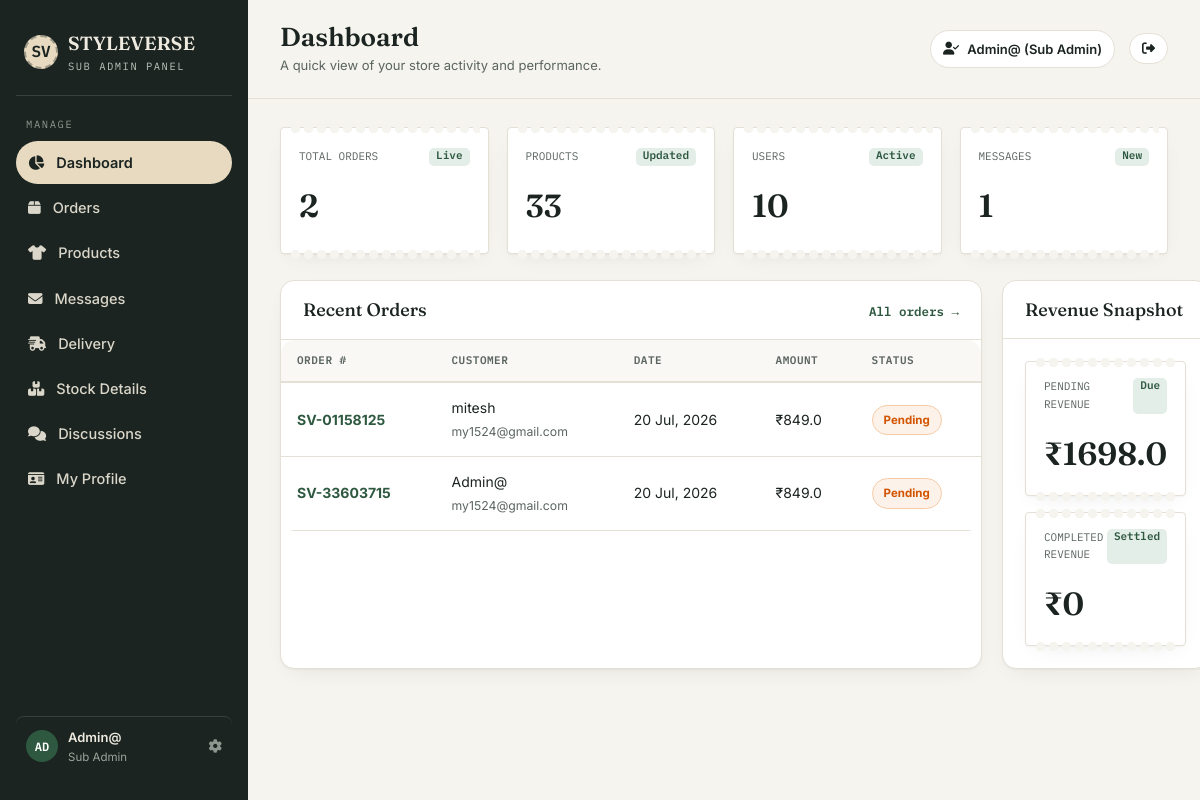
Page /admin-panel/ (signed in) on the earlier database version.
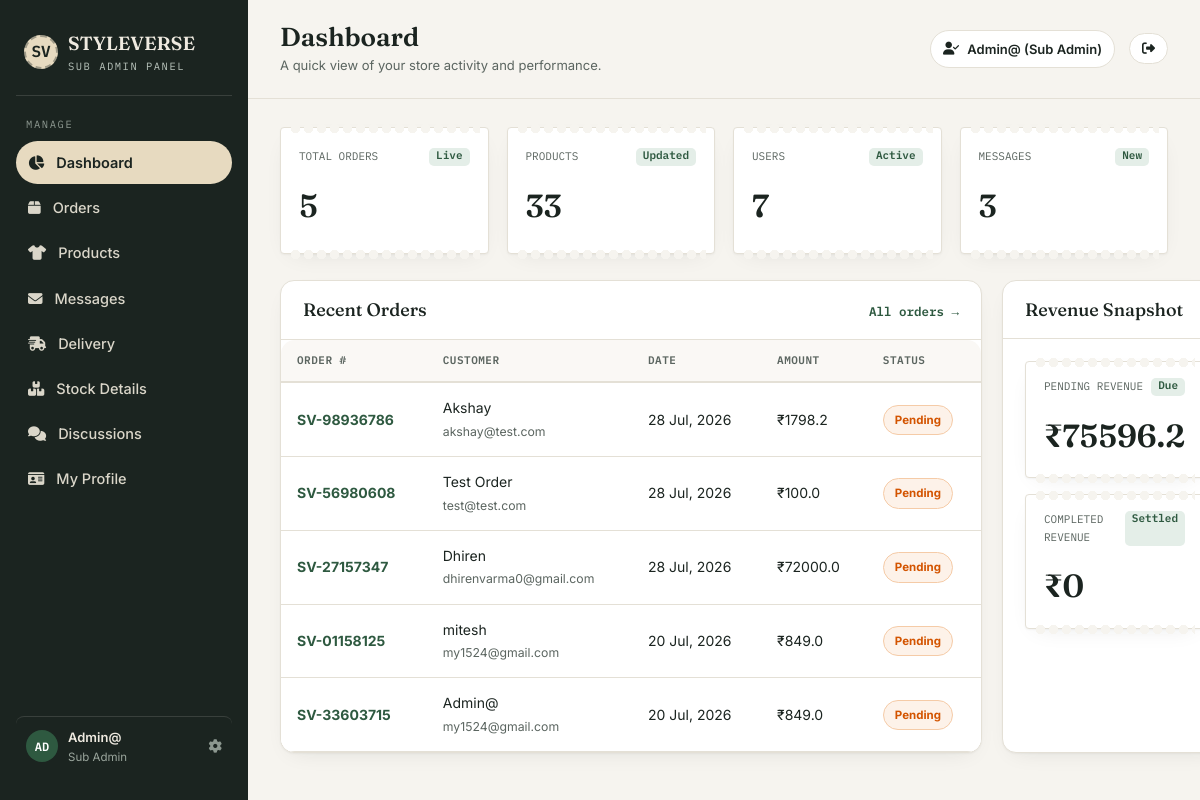
Same page on the later database version.
### shopapp/models.py (models this page shows, shortened)
class Order(models.Model):
    PAYMENT_METHOD_CHOICES = [
        ('cash_on_delivery', 'Cash on Delivery'),
        ('debit_card', 'Debit Card'),
        ('upi', 'UPI / Google Pay'),
        ('net_banking', 'Net Banking'),
        ('paypal', 'PayPal'),
    ]
    PAYMENT_STATUS_CHOICES = [
        ('pending', 'Pending'),
        ('completed', 'Completed'),
        ('cancelled', 'Cancelled'),
    ]
    ORDER_STATUS_CHOICES = [
        ('processing', 'Processing'),
        ('shipped', 'Shipped'),
        ('delivered', 'Delivered'),
        ('cancelled', 'Cancelled'),
    ]
    user            = models.ForeignKey(User, on_delete=models.CASCADE, related_name='orders')
    order_number    = models.CharField(max_length=20, unique=True, blank=True)
    name            = models.CharField(max_length=100)
    email           = models.EmailField(max_length=100)
    phone           = models.CharField(max_length=20)
    address         = models.TextField()
    city            = models.CharField(max_length=100)
    state           = models.CharField(max_length=100)
    country         = models.CharField(max_length=100, default='India')
    pincode         = models.CharField(max_length=10)
    payment_method  = models.CharField(max_length=30, choices=PAYMENT_METHOD_CHOICES, default='cash_on_delivery')
    payment_status  = models.CharField(max_length=20, choices=PAYMENT_STATUS_CHOICES, default='pending')
    status          = models.CharField(max_length=20, choices=ORDER_STATUS_CHOICES, default='processing')
    courier_partner = models.CharField(max_length=100, default='STYLEVERSE Express', blank=True)
    tracking_number = models.CharField(max_length=100, blank=True, default='')
    estimated_delivery = models.DateField(null=True, blank=True)
    delivery_notes  = models.TextField(blank=True, default='')
    subtotal        = models.FloatField(default=0)
    discount        = models.FloatField(default=0)
    shipping_cost   = models.FloatField(default=0)
    total_price     = models.FloatField(default=0)
    order_date      = models.DateTimeField(auto_now_add=True)
    updated_date    = models.DateTimeField(null=True, blank=True)
    class Meta:
        ordering = ['-order_date']
    def get_payment_status_display(self):
        return dict(self.PAYMENT_STATUS_CHOICES).get(self.payment_status, self.payment_status)

### subadmin/views.py (the view)
# urls.py: path('', views.admin_index, name='admin_index'),
@admin_required
def admin_index(request):
    total_users    = User.objects.count()
    total_products = Product.objects.count() + Men.objects.count() + Women.objects.count()
    total_orders   = Order.objects.count()
    total_messages = Contact.objects.count()
    pending_total  = Order.objects.filter(payment_status='pending').aggregate(s=Sum('total_price'))['s'] or 0
    completed_total = Order.objects.filter(payment_status='completed').aggregate(s=Sum('total_price'))['s'] or 0
    recent_orders  = Order.objects.order_by('-order_date')[:5]
    if request.user.is_superuser:
        pending_requests = ProductRequest.objects.filter(status='pending').order_by('-created_at')[:5]
    else:
        pending_requests = ProductRequest.objects.filter(user=request.user, status='pending').order_by('-created_at')[:5]
    return render(request, 'sub-admin/dashboard.html', {
        'total_users':      total_users,
        'total_products':   total_products,
        'total_orders':     total_orders,
        'total_messages':   total_messages,
        'pending_total':    pending_total,
        'completed_total':  completed_total,
        'recent_orders':    recent_orders,
        'pending_requests': pending_requests,
    })

### shopapp/context_processors.py (called while the page is built)
def cart_context(request):
    cart = request.session.get('cart', {})
    cart_count = sum(item.get('quantity', 0) for item in cart.values())
    return {'cart_count': cart_count}

def wishlist_context(request):
    wishlist_count = 0
    if request.user.is_authenticated:
        wishlist_count = Wishlist.objects.filter(user=request.user).count()
    return {'wishlist_count': wishlist_count}

def admin_approval_context(request):
    pending_approval_count = 0
    if request.user.is_authenticated and (request.user.is_staff or request.user.is_superuser):
        if request.user.is_superuser:
            pending_approval_count = ProductRequest.objects.filter(status='pending').count()
        else:
            pending_approval_count = ProductRequest.objects.filter(user=request.user, status='pending').count()
    return {'pending_approval_count': pending_approval_count}

### templates/sub-admin/dashboard.html (shortened to what this page needs)
{% extends 'sub-admin/sub_base.html' %}
{% load static %}
{% block page_title %}Dashboard{% endblock %}
{% block page_subtitle %}A quick view of your store activity and performance.{% endblock %}
{% block content %}
<section class="stat-grid">
  <div class="stamp">
    <div class="top-row"><span class="label">Total Orders</span><span class="badge up">Live</span></div>
    <div class="value">{{ total_orders }}</div>
  </div>
  <div class="stamp">
    <div class="top-row"><span class="label">Products</span><span class="badge up">Updated</span></div>
    <div class="value">{{ total_products }}</div>
  </div>
  <div class="stamp">
    <div class="top-row"><span class="label">Users</span><span class="badge up">Active</span></div>
    <div class="value">{{ total_users }}</div>
  </div>
  <div class="stamp">
    <div class="top-row"><span class="label">Messages</span><span class="badge up">New</span></div>
    <div class="value">{{ total_messages }}</div>
  </div>
</section>
<section class="row-2">
  <div class="panel">
    <div class="panel-head">
      <h2>Recent Orders</h2>
      <a href="{% url 'admin_orders' %}" class="link">All orders →</a>
    </div>
    <div class="adm-table-wrap" style="border:0; box-shadow:none; padding:0;">
      <table class="adm-table">
        <thead>
          <tr>
            <th>Order #</th>
            <th>Customer</th>
            <th>Date</th>
            <th>Amount</th>
            <th>Status</th>
          </tr>
        </thead>
        <tbody>
          {% for order in recent_orders %}
          <tr>
            <td style="font-weight:700; color:var(--green);">{{ order.order_number }}</td>
            <td>{{ order.name }}<br><small style="color:var(--ink-soft);">{{ order.email }}</small></td>
            <td>{{ order.order_date|date:"d M, Y" }}</td>
            <td>₹{{ order.total_price }}</td>
            <td><span class="adm-badge badge-{{ order.payment_status }}">{{ order.get_payment_status_display }}</span></td>
          </tr>
          {% empty %}
          <tr>
            <td colspan="5" style="text-align:center;color:var(--ink-soft);padding:32px;">No orders yet.</td>
          </tr>
          {% endfor %}
        </tbody>
      </table>
    </div>
  </div>
  <div class="panel">
    <div class="panel-head">
      <h2>Revenue Snapshot</h2>
    </div>
    <div style="padding:22px; display:flex; flex-direction:column; gap:16px;">
      <div class="stamp" style="padding:16px 18px;">
        <div class="top-row"><span class="label">Pending Revenue</span><span class="badge up">Due</span></div>
        <div class="value">₹{{ pending_total }}</div>
      </div>
      <div class="stamp" style="padding:16px 18px;">
        <div class="top-row"><span class="label">Completed Revenue</span><span class="badge up">Settled</span></div>
        <div class="value">₹{{ completed_total }}</div>
      </div>
    </div>
  </div>
</section>
{% endblock %}

Differences in the rows shown:
added Order: order_number "SV-98936786", name "Akshay", email "akshay@test.com", order_date "28 Jul, 2026", total_price "1798.2", payment_status "Pending"
added Order: order_number "SV-56980608", name "Test Order", email "test@test.com", order_date "28 Jul, 2026", total_price "100.0", payment_status "Pending"
added Order: order_number "SV-27157347", name "Dhiren", email "dhirenvarma0@gmail.com", order_date "28 Jul, 2026", total_price "72000.0", payment_status "Pending"
Other differences:
{{ total_orders }}: "2" → "5"
{{ total_users }}: "10" → "7"
{{ total_messages }}: "1" → "3"
{{ pending_total }}: "1698.0" → "75596.2"
